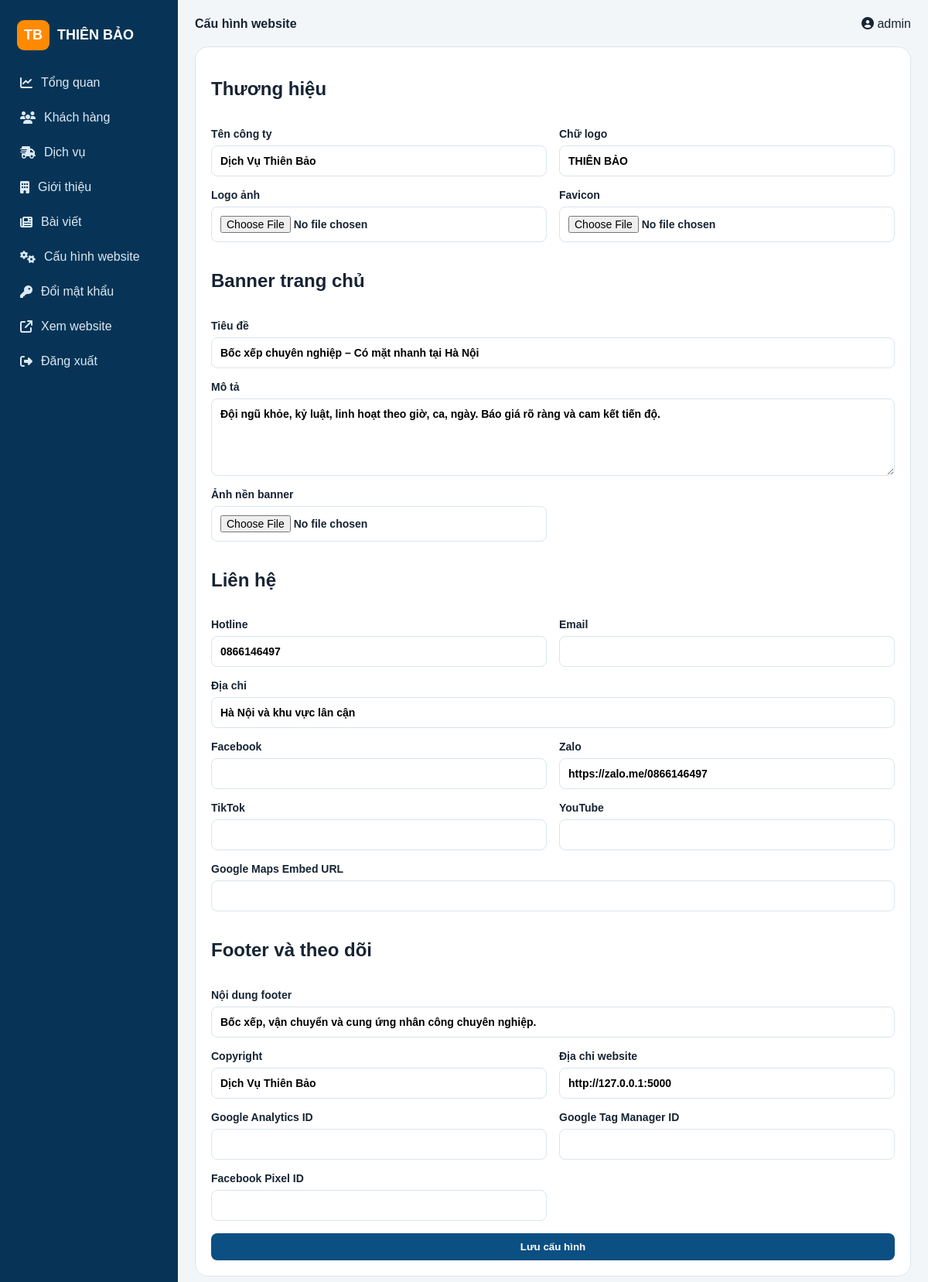
Page /admin/settings (signed in) on the committed database.
### app.py (models this page shows)
class SiteSetting(db.Model):
    id=db.Column(db.Integer,primary_key=True); key=db.Column(db.String(100),unique=True,nullable=False); value=db.Column(db.Text,default='')

### app.py (the view, shortened to what this page needs)
@app.route('/admin/settings',methods=['GET','POST'])
@admin_required
def admin_settings():
    values={k:setting(k,v) for k,v in DEFAULT_SETTINGS.items()}; values['logo_image']=setting('logo_image'); values['favicon']=setting('favicon')
    return render_template('admin/settings.html',values=values)

### app.py (called while the page is built)
def setting(key,default=''):
    row=SiteSetting.query.filter_by(key=key).first(); return row.value if row else DEFAULT_SETTINGS.get(key,default)

def csrf_token():
    if '_csrf' not in session: session['_csrf']=secrets.token_urlsafe(24)
    return session['_csrf']

def admin_required(fn):
    @wraps(fn)
    def wrap(*a,**k):
        if not session.get('admin_id'): return redirect(url_for('admin_login',next=request.path))
        return fn(*a,**k)
    return wrap

@app.context_processor
def globals_ctx():
    site={k:setting(k,v) for k,v in DEFAULT_SETTINGS.items()}
    site.update({'logo_image':setting('logo_image'),'favicon':setting('favicon'),'hero_image':setting('hero_image')})
    return {'site':site,'current_year':datetime.now().year,'csrf_token':csrf_token}

@app.before_request
def csrf_guard():
    if request.method=='POST': check_csrf()

### templates/admin/settings.html
{% extends 'admin/base.html' %}{% block heading %}Cấu hình website{% endblock %}{% block content %}<section class="panel"><form method="post" enctype="multipart/form-data" class="form-grid admin-form"><input type="hidden" name="_csrf" value="{{ csrf_token() }}"><h2 class="full">Thương hiệu</h2><label>Tên công ty<input name="company_name" value="{{ values.company_name }}"></label><label>Chữ logo<input name="logo_text" value="{{ values.logo_text }}"></label><label>Logo ảnh<input type="file" name="logo_image" accept="image/*"></label><label>Favicon<input type="file" name="favicon" accept="image/*"></label><h2 class="full">Banner trang chủ</h2><label class="full">Tiêu đề<input name="hero_title" value="{{ values.hero_title }}"></label><label class="full">Mô tả<textarea name="hero_subtitle">{{ values.hero_subtitle }}</textarea></label><label>Ảnh nền banner<input type="file" name="hero_image" accept="image/*"></label><h2 class="full">Liên hệ</h2><label>Hotline<input name="hotline" value="{{ values.hotline }}"></label><label>Email<input type="email" name="email" value="{{ values.email }}"></label><label class="full">Địa chỉ<input name="address" value="{{ values.address }}"></label><label>Facebook<input name="facebook_url" value="{{ values.facebook_url }}"></label><label>Zalo<input name="zalo_url" value="{{ values.zalo_url }}"></label><label>TikTok<input name="tiktok_url" value="{{ values.tiktok_url }}"></label><label>YouTube<input name="youtube_url" value="{{ values.youtube_url }}"></label><label class="full">Google Maps Embed URL<input name="maps_url" value="{{ values.maps_url }}"></label><h2 class="full">Footer và theo dõi</h2><label class="full">Nội dung footer<input name="footer_text" value="{{ values.footer_text }}"></label><label>Copyright<input name="copyright" value="{{ values.copyright }}"></label><label>Địa chỉ website<input name="site_url" value="{{ values.site_url }}"></label><label>Google Analytics ID<input name="ga_id" value="{{ values.ga_id }}"></label><label>Google Tag Manager ID<input name="gtm_id" value="{{ values.gtm_id }}"></label><label>Facebook Pixel ID<input name="facebook_pixel" value="{{ values.facebook_pixel }}"></label><button class="button full">Lưu cấu hình</button></form></section>{% endblock %}

### static/css/admin.css (style rules this page uses)
:root { --p:#0b4f83;--pd:#073456;--a:#ff8a00;--bg:#f3f6f9;--line:#dbe4ec;--text:#172433;--muted:#6b7c8d }
* { box-sizing:border-box }
body { margin:0;font-family:Arial,sans-serif;background:var(--bg);color:var(--text) }
.panel { background:#fff;border:1px solid var(--line);border-radius:17px;padding:20px;margin-bottom:20px }
.button,button { border:0;background:var(--p);color:#fff;padding:10px 15px;border-radius:8px;text-decoration:none;cursor:pointer;font-weight:700 }
.filters input,.filters select,.admin-form input,.admin-form select,.admin-form textarea,td select,td textarea { padding:11px;border:1px solid var(--line);border-radius:8px;font:inherit;width:100% }
.form-grid { display:grid;grid-template-columns:1fr 1fr;gap:16px }
.admin-form label { display:grid;gap:7px;font-weight:700;font-size:14px }
.admin-form textarea { min-height:100px }
.full { grid-column:1/-1 }

### rows in the picture
SiteSetting: company_name "Dịch Vụ Thiên Bảo"
SiteSetting: logo_text "THIÊN BẢO"
SiteSetting: hero_title "Bốc xếp chuyên nghiệp – Có mặt nhanh tại Hà Nội"
SiteSetting: hero_subtitle "Đội ngũ khỏe, kỷ luật, linh hoạt theo giờ, ca, ngày. Báo giá rõ ràng và cam kết tiến độ."
SiteSetting: hotline "0866146497"
SiteSetting: address "Hà Nội và khu vực lân cận"
SiteSetting: zalo_url "https://zalo.me/0866146497"
SiteSetting: footer_text "Bốc xếp, vận chuyển và cung ứng nhân công chuyên nghiệp."
SiteSetting: copyright "Dịch Vụ Thiên Bảo"
SiteSetting: site_url "http://127.0.0.1:5000"

### other values in the picture
{{ session.admin_username }} "admin"
